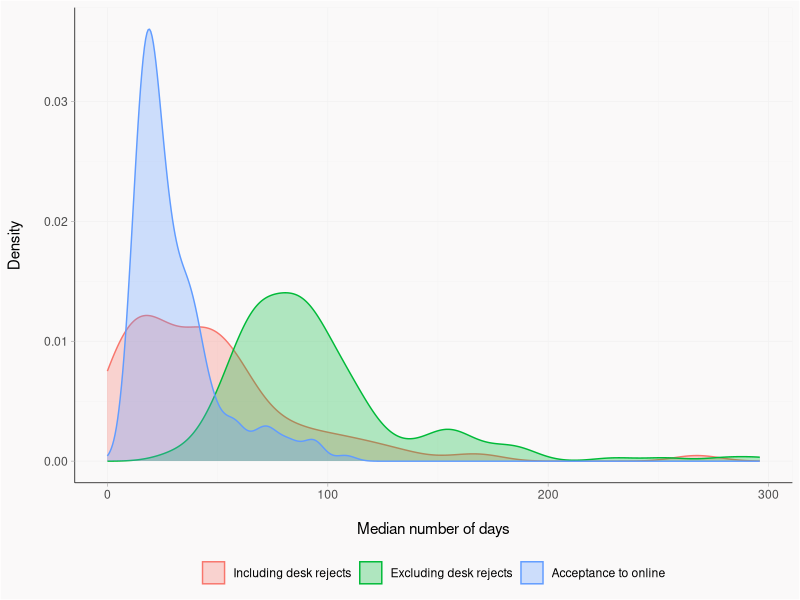
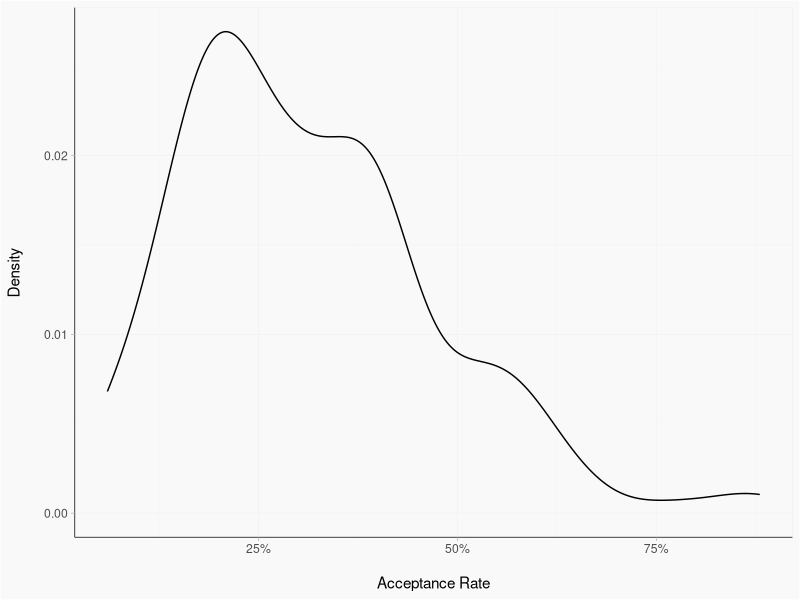

These charts were generated, in order, by the following R code:
## ---- chunk 1

knitr::opts_chunk$set(echo = FALSE, message = FALSE, warning = FALSE)

library(tidyverse)
library(kableExtra)

df <- read_csv("data/tf_metrics.csv")
        
## ---- chunk 2
df |> relocate(acceptance_rate, .after = last_col()) |> 
        rename(Journal = journal, "Including desk rejects" = "first_decision",
              "Excluding desk rejects" = "first_review", 
              "Acceptance to online" = "online_publication", 
              "Acceptance rate" = "acceptance_rate") |> 
       kable(format = "html", escape = FALSE, align = "l") |>
  kable_styling("striped") |>
  add_header_above(c("", "Submission to first decision" = 2, "", ""))

## ---- chunk 3

df |> select(-acceptance_rate) |> 
        pivot_longer(cols = first_decision:online_publication,
                    names_to = "type", values_to = "statistic") |>
        mutate(type = factor(type, levels = c("first_decision", "first_review", "online_publication"),
                              labels = c("Including desk rejects", "Excluding desk rejects", "Acceptance to online"))) |> 
        ggplot(aes(x = statistic, color = type, fill = type)) +
        geom_density(alpha = 0.3) +
        theme_light() +
        labs(y = "Density\n", x = "\nMedian number of days") +
        theme(panel.background = element_rect(fill = "#faf9f9"),
              plot.background = element_rect(fill = "#faf9f9"),
              legend.background = element_rect(fill = "#faf9f9"),
              axis.line = element_line(colour = "black", size = 0.25),
              panel.grid.major = element_line(colour = "grey95", size = 0.25),
              panel.grid.minor = element_line(colour = "grey95", size = 0.125),
              panel.border = element_rect(fill = NA, colour = "grey95", size = 0.25),
              legend.position = "bottom",
              legend.title = element_blank()) +
        scale_fill_discrete(name = "") +
        scale_color_discrete(name = "")

## ---- chunk 4

df |> mutate(acceptance_rate = as.numeric(str_remove(acceptance_rate, "%"))) |>
    ggplot(aes(x = acceptance_rate)) +
        geom_density(alpha = 0.3) +
        theme_light() +
        labs(y = "Density\n", x = "\nAcceptance Rate") +
        theme(panel.background = element_rect(fill = "#faf9f9"),
              plot.background = element_rect(fill = "#faf9f9"),
              legend.background = element_rect(fill = "#faf9f9"),
              axis.line = element_line(colour = "black", size = 0.25),
              panel.grid.major = element_line(colour = "grey95", size = 0.25),
              panel.grid.minor = element_line(colour = "grey95", size = 0.125),
              panel.border = element_rect(fill = NA, colour = "grey95", size = 0.25)) +
    scale_x_continuous(labels = function(x) paste0(x, "%"))
